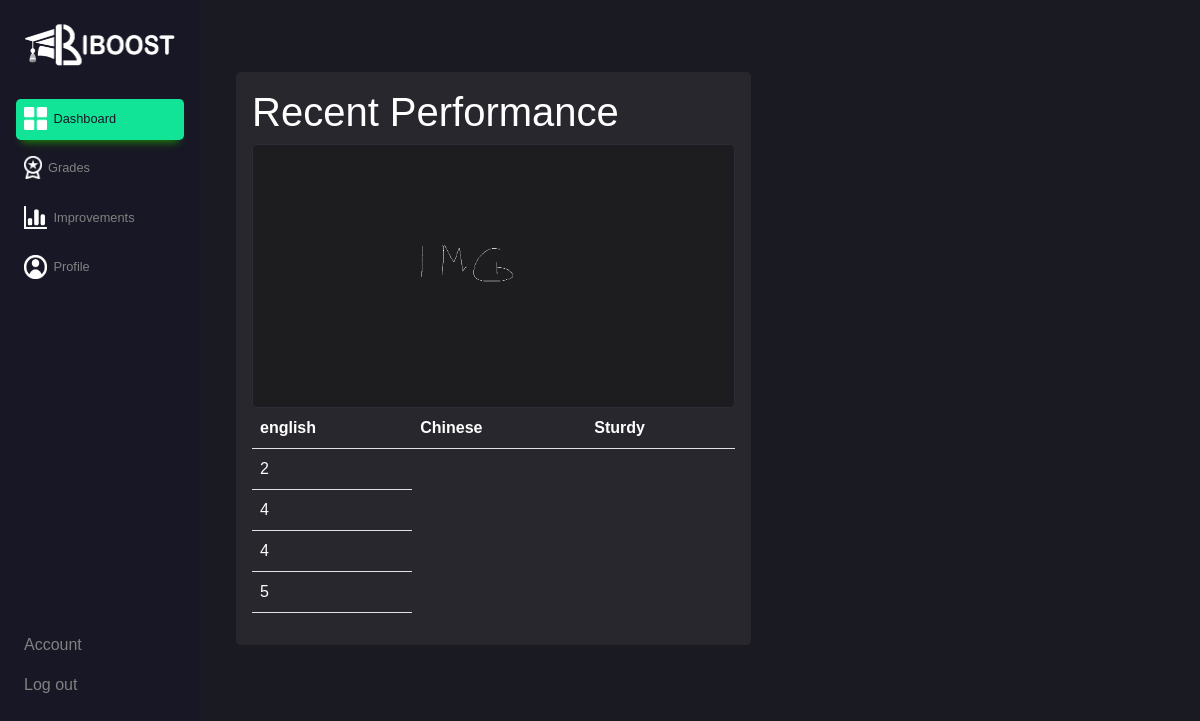
The page /testing/ (signed in) on the database as committed earlier.
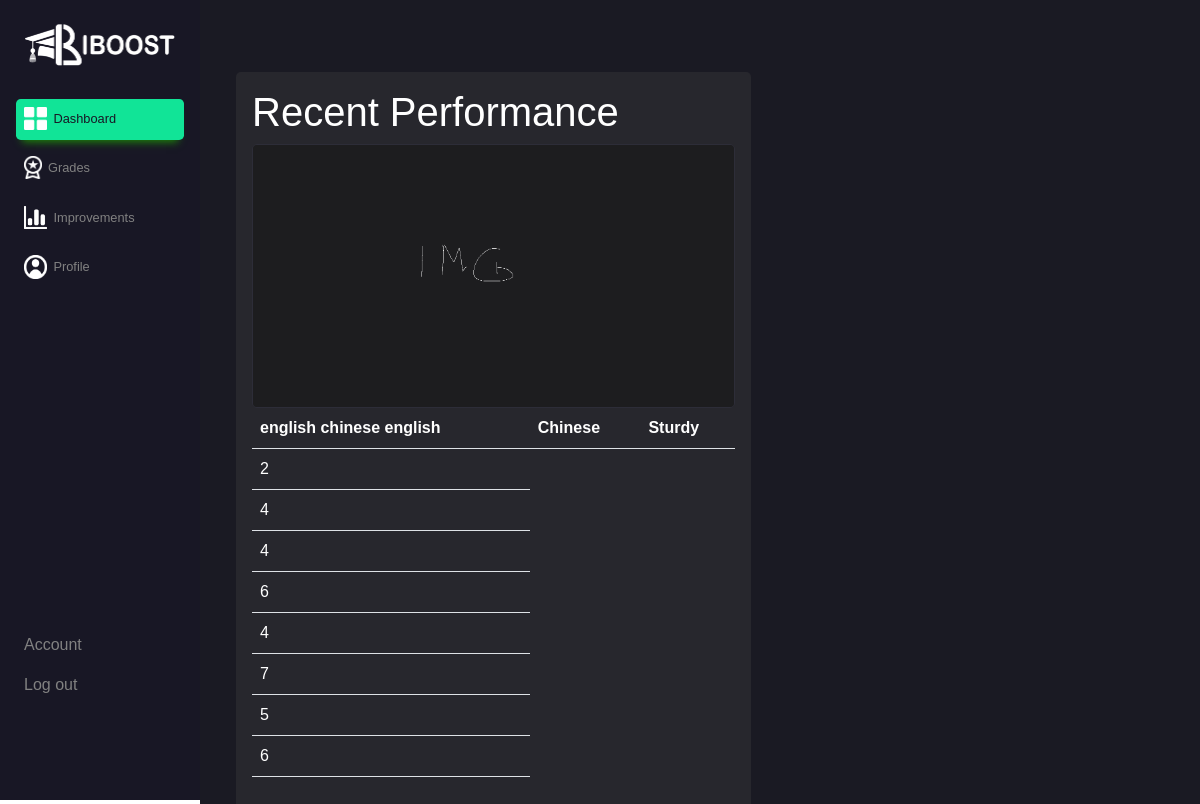
The same page on the database as committed later.
### dashboard/models.py (models this page shows, shortened)
class Subject(models.Model):
    subjectname = models.CharField(max_length=30, null=True)
    grade = models.ForeignKey(Grade, null=True, on_delete=models.CASCADE)
    srr = models.TextField(max_length=1000, null=True)

class Grade(models.Model):
    criterionA = models.IntegerField(default=0, null=True)
    criterionB = models.IntegerField(default=0, null=True)
    criterionC = models.IntegerField(default=0, null=True)
    criterionD = models.IntegerField(default=0, null=True)

### dashboard/decorators.py (the view)
        def wrapper_func(request, *args, **kwargs):
            group = None
            if request.user.groups.exists():
                group = request.user.groups.all()[0].name
            if group in allowed_roles:
                return view_func(request, *args, **kwargs)
            else:
                return HttpResponse('You are not authorized to view this page')

### dashboard/views.py (called while the page is built)
@login_required(login_url='login')
@allowed_users(allowed_roles=['students'])
def testing(request):
    grades = Grade.objects.all()
    subjectname = Subject.objects.all()
    return render(request, 'dashboard/testing.html', {'grades': grades, 'subjectname': subjectname},)

### dashboard/templates/dashboard/testing.html (shortened to what this page needs)
{% extends 'dashboard/base.html' %}
{% load static %}
            {% block content %}
            <head>
                <link rel="stylesheet" href="{% static 'css/index.css' %}" />
            </head>
            <div class="mainbody container-fluid col-md-10 px-3 containerfr" id="blur">
                <div id="dashsec1" class="row">
                    <div id="biggraph" class="col-12 col-lg-7 p-2 mt-3">
                        <div class="container">
                            <div class="pt-lg-5"></div>
                            <div class="recentperf p-3">
                                <h1>Recent Performance</h1>
                                <img src="{% static 'img/empty.png' %}" alt="" class="img-fluid biggraph">
                                <table class="table">
                                    <tr>
                                        <th style="color:white">
                                        {% for i in subjectname%}
                                        {{i.subjectname}}
                                        {% endfor %}
                                        </th>
                                        <th style="color:white">Chinese</th>
                                        <th style="color:white">Sturdy</th>
                                    </tr>
                                    {% for i in grades%}
                                        <tr>
                                            <td style="color:white">{{i.criterionA}}</td>
                                        </tr>
                                    {% endfor %}
                                    {% for i in grades%}
                                        <tr>
                                            <td style="color:white">{{i.criterionB}}</td>
                                        </tr>
                                    {% endfor %}
                                    {% for i in grades%}
                                        <tr>
                                            <td style="color:white">{{i.criterionC}}</td>
                                        </tr>
                                    {% endfor %}
                                    {% for i in grades%}
                                        <tr>
                                            <td style="color:white">{{i.criterionD}}</td>
                                        </tr>
                                    {% endfor %}
                                </table>
                            </div>
                        </div>
                    </div>
            </div>
            {% endblock content %}

### dashboard/templates/dashboard/base.html (shortened to what this page needs)
{% load static %}
<!DOCTYPE html>
<html lang="en">
<head>
	<link rel="stylesheet" href="https://meyerweb.com/eric/tools/css/reset/reset.css" />
	<link rel="stylesheet" href=" https://cdn.jsdelivr.net/npm/bootstrap@5.1.3/dist/css/bootstrap.min.css"
		rel="stylesheet"
 />
	<link rel="stylesheet" href="../../../static/css/styles.css" />
	<link rel="stylesheet" href="https://cdn.jsdelivr.net/npm/bootstrap-icons@1.9.1/font/bootstrap-icons.css" />
	<link rel="stylesheet" href="../../../static/css/styles.css" />
</head>
<div id="mastercontainer blur" class="container-fluid fr">
	<div class="row">
		<div id="sidenav" class="col-md-2 invisible-md px-3 md-4 d-sticky bg-main">
			<div class="d-flex flex-column">
				<div class="p-2"></div>
				<div class="p-2">
					<a href="#" class="navbar-brand"><img src="{% static 'img/logo.png' %}" alt="IBOOST"
							class="img-fluid" /></a>
				</div>
				<div class="p-2"></div>
				<div class="p-2 menutext indexact">
					<a href="{% url 'index' %}">
						<img src="{% static 'img/dashboard.png' %}" alt="d" class="img-fluid"
							style="max-width: 3em; max-height: 2em; padding: 0em 0.5em 0.2em 0em" />Dashboard
					</a>
				</div>
				<div class="p-2 menutext gradeact">
					<a href="{% url 'grades' %}" onclick="toggle()"><img src="{% static 'img/grades.png' %}" alt="d"
							class="img-fluid"
							style="max-width: 3em; max-height: 2em; padding: 0em 0.5em 0.2em 0em" />Grades</a>
				</div>
				<div class="p-2 menutext improvact">
					<a href="{% url 'improvements' %}"><img src="{% static 'img/improvements.png' %}" alt="d"
							class="img-fluid"
							style="max-width: 3em; max-height: 2em; padding: 0em 0.5em 0.2em 0em" />Improvements</a>
				</div>
				<div class="p-2 menutext profact">
					<a href="{% url 'profile' %}"><img src="{% static 'img/profile.png' %}" alt="d" class="img-fluid"
							style="max-width: 3em; max-height: 2em; padding: 0em 0.5em 0.2em 0em" />Profile</a>
				</div>
				<div class="pt-md-5"></div>
				<div class="pt-md-5"></div>
				<div class="pt-md-5"></div>
				<div class="pt-md-5"></div>
				<div class="pt-md-5"></div>
				<div class="pt-md-5"></div>
				<div class="pt-md-5"></div>
				<div class="p-2 accountconfig">
					<a href="account.html">Account</a>
				</div>
				<div class="p-2 accountconfig2">
					<a href="{% url 'logout' %}">Log out</a>
				</div>
			</div>
		</div>
		{% block content %} {% endblock content %}
	</div>
</div>
</html>

### dashboard/static/css/styles.css (style rules this page uses)
#sidenav { position: -webkit-sticky; position: sticky; top: 0; height: 100vh; }
.bg-main { background: #181725; color: #181725; }
.menutext { color: white; font-family: "Lucida Sans", "Lucida Sans Regular", "Lucida Grande", "Lucida Sans Unicode", Geneva, Verdana, sans-serif; transition: all 0.25s; text-decoration: none; color: #fff; margin-top: 0.5em; }
.menutext a { text-decoration: none; font-size: 0.8em; color: #818181; display: block; transition: 0.1s; }
.accountconfig { color: white; font-family: "Lucida Sans", "Lucida Sans Regular", "Lucida Grande", "Lucida Sans Unicode", Geneva, Verdana, sans-serif; }
.accountconfig a { text-decoration: none; font-size: 1em; color: #818181; display: block; transition: 0.1s; }
.accountconfig2 { color: white; font-family: "Lucida Sans", "Lucida Sans Regular", "Lucida Grande", "Lucida Sans Unicode", Geneva, Verdana, sans-serif; }
.accountconfig2 a { text-decoration: none; font-size: 16px; color: #818181; display: block; transition: 0.1s; }
.biggraph { border-radius: 5px; border: solid #2d2d38 0.05px; }
.mainbody { background: #1a1a23; color: white; }
.recentperf { background: #27272d; border-radius: 5px; }

### dashboard/static/css/index.css (style rules this page uses)
.indexact { background: #11e497; border-radius: 0.3em; box-shadow: 0 0.5em 0.5em -0.4em rgb(29, 136, 8); }
.indexact a { color: #181725; }

Rows that differ between the two databases and show on the page:
added Subject: subjectname "chinese"
added Subject: subjectname "english"
added Grade: criterionA "4", criterionB "6", criterionC "7", criterionD "6"
